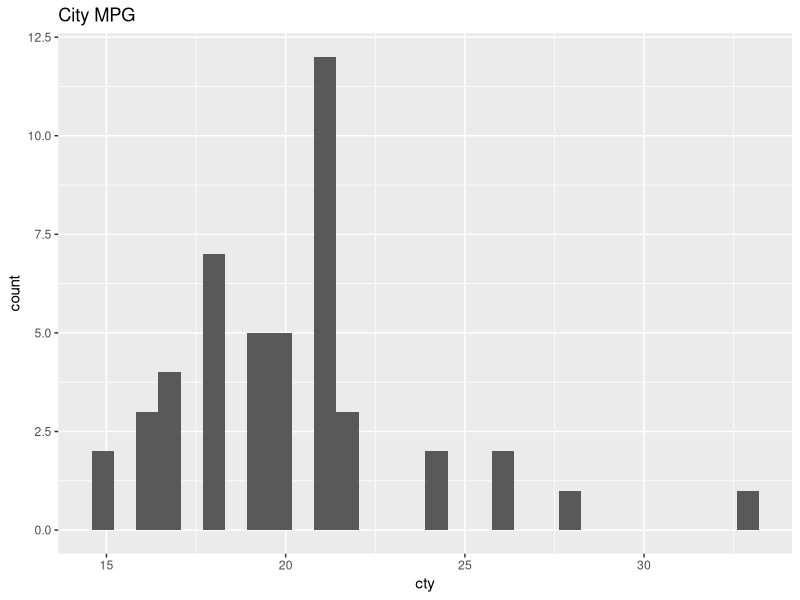

The R script that drew this image:
## ---- chunk 1
library(ggplot2)
library(tidyverse)


## ---- chunk 2
#practice using filter verb
mpg[mpg$class == "compact",] = mpg %>% filter(class=="compact")

#doing the same above, but with histogram
mpg %>% filter(class=="compact") %>% ggplot(aes(x=cty)) + geom_histogram() + ggtitle("City MPG")

#filtering for cars with hwy above 26
mpg %>% filter(hwy >= 26)

#filtering using and, or, not operators
mpg %>% filter(class=="2seater" &  cty > 15) #using the & operator

#filter is for rows
mpg %>% filter(class=="midsize" & (cty > 17 | hwy > 20)) #using & and |

mpg %>% filter(class=="minivan" | class=="compact" & (manufacturer != "audi" )) #using | and & and != 
unique(mpg$class)
## ---- chunk 3
#missing values in R are recorded as NA
4 + NA
1 > NA

x = NA
is.na(x)

age = c(22,21,NA,24,19,20,23)
yrs_math_ed = c(4,5,NA,2,5,3,5)
names = c("Mary","Martha","Rosy","Kim","Kristen","Amy","Sam")
subject = c("English","Math",NA,"Sociology","Math","Music","Dance")
df = data.frame(Age = age, Years = yrs_math_ed,Name = names, Major = subject)
df

#checking for null values
is.na(df$Name)
is.na(df$Age)


#keeping only complete records
df %>% filter(!is.na(Years))

## ---- chunk 4
#arranging is essentially sorting
mpg %>% arrange(manufacturer) %>% print(n=30) #arrange by manufacturer and print first 30

#arrange by manufacturer, then by cty
mpg %>% arrange(manufacturer, cty) %>% print(n=30) #arrange by manufacturer and print first 30

#sorting on column with no NAs
df %>% arrange(df$Name)

df %>% arrange(df$Age)
